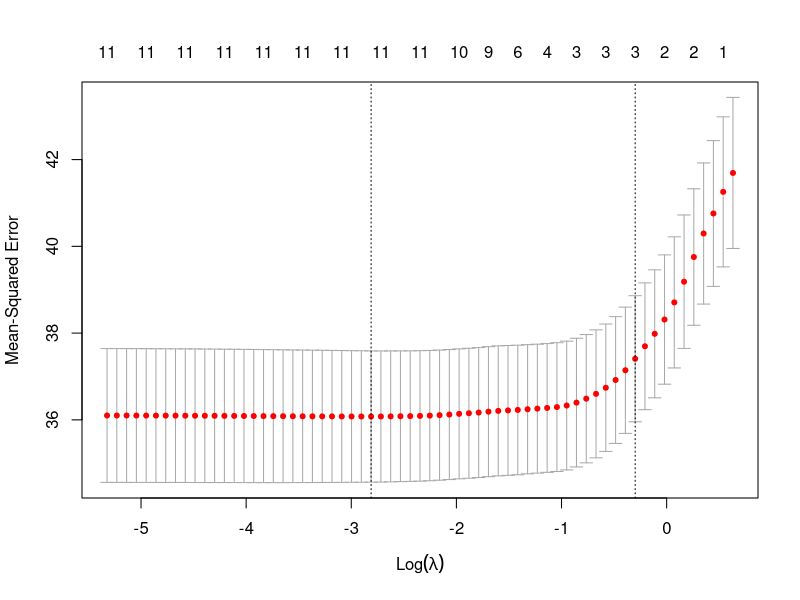
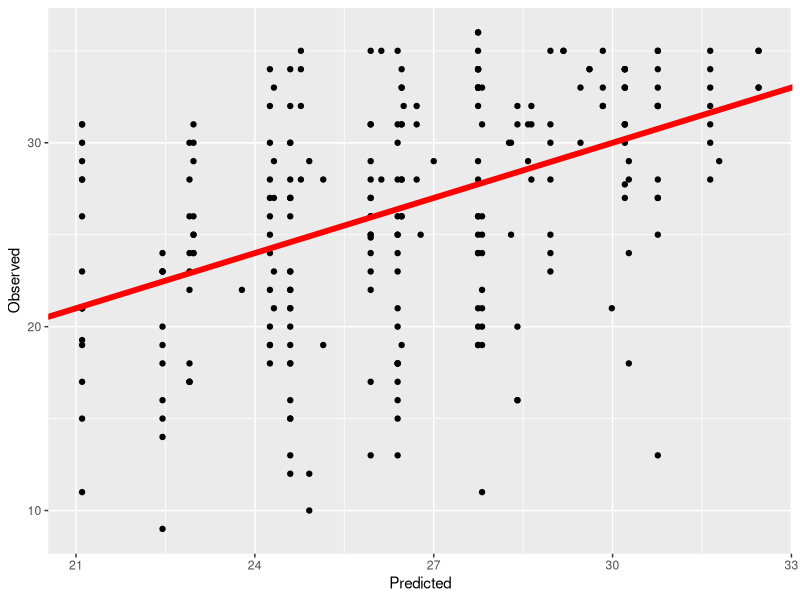
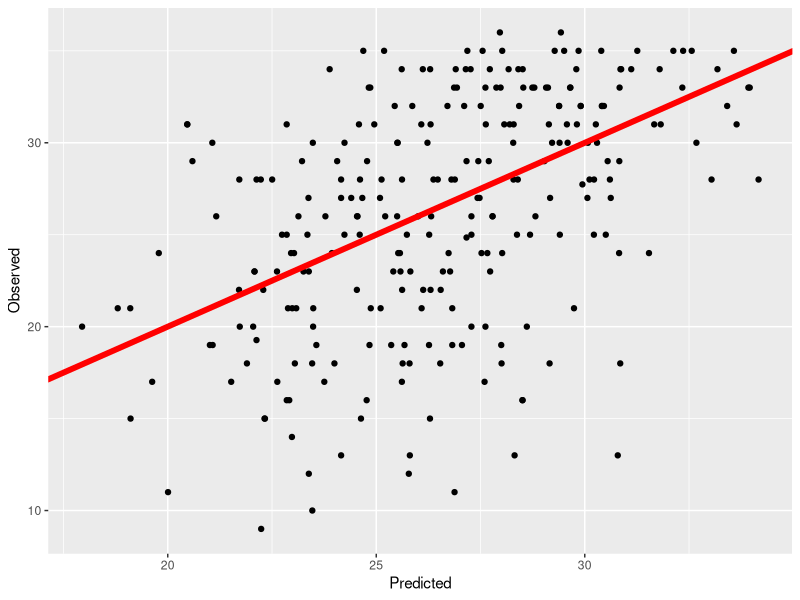
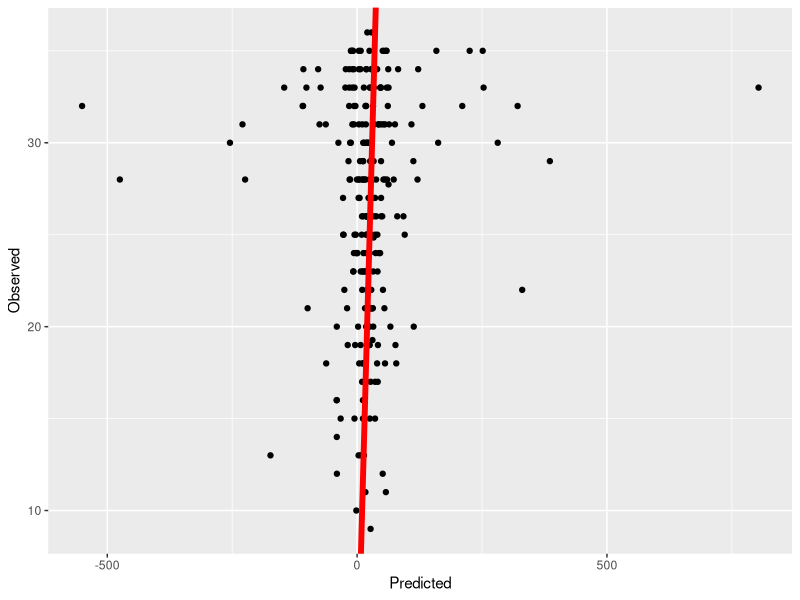
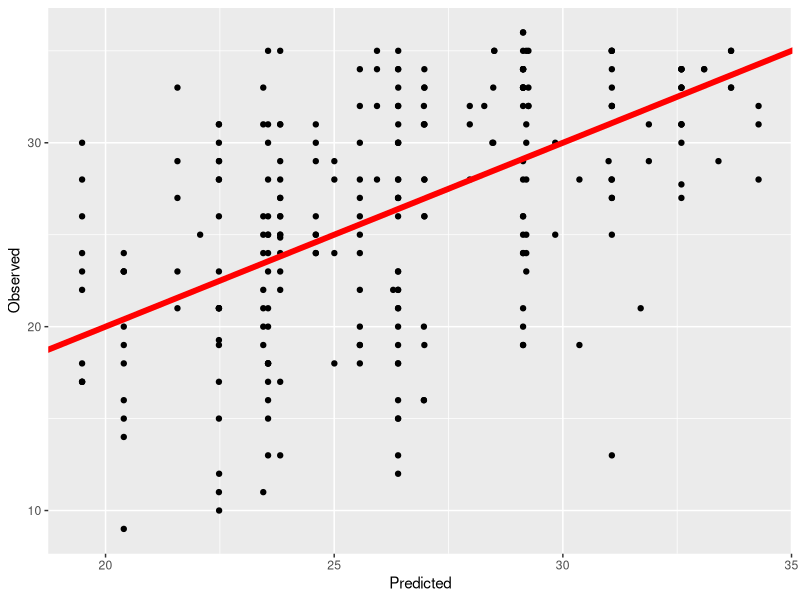

These charts were generated, in order, by the following R code:
library(glmnet)
setwd("M:/NexusDesktop/stat331-finalproject")
#load in data
data<-read.csv('Data/train.csv')
data<-subset(data, select = -c(X,ID) )
#Checking for Nans
nan_count <-sapply(data, function(data) sum(length(which(is.na(data)))))
nan_count <- data.frame(nan_count)
nan_count
preg<-read.csv('Data/preg_data.csv')

loc_preg<-c(names(preg))
#data for pregnancy variables under lifestyle family
preg_data<-data[loc_preg]
#splitting data into train and valid
train_val <- function(data) {
  library(caret)
  set.seed(331)
  random_sample <- createDataPartition(data$hs_correct_raven, p = 0.8, 
                                       list = FALSE)
  training_data  <- data[random_sample, ]
  validation_data <- data[-random_sample, ]
  list(train = training_data, validation = validation_data)
}
train_data<-train_val(preg_data)$train
validation_data<-train_val(preg_data)$validation
#we use train_data to do feature selection
set.seed(331)
#Lasso
x<-data.matrix(train_data[,c("e3_alcpreg_yn_None" , "h_cereal_preg_Ter" ,
                       "h_dairy_preg_Ter" ,   "h_fastfood_preg_Ter",
                       "h_fish_preg_Ter" ,    "h_folic_t1_None"   ,  
                       "h_fruit_preg_Ter"   , "h_legume_preg_Ter"  , 
                       "h_meat_preg_Ter" ,   
                       "h_pamod_t3_None" ,    "h_pavig_t3_None"  ,   
                       "h_veg_preg_Ter")])

cv_model <- cv.glmnet(x, train_data$hs_correct_raven, alpha = 1)
best_lambda <- cv_model$lambda.min
best_lambda

plot(cv_model) 

best_model <- glmnet(x, train_data$hs_correct_raven, alpha = 1, lambda = best_lambda)
coef(best_model)

test_cov_ind<-which(coef(best_model)==0)
excluding_var<-c()
for (i in test_cov_ind){
  excluding_var <- c(excluding_var, names(train_data[i]))
}
print("cov that we may exclude")
print(excluding_var)

##Models
#fitting the full model
lmfull <- lm(validation_data$hs_correct_raven ~ ., data=validation_data)
#fitting to a constant
lm<- lm(validation_data$hs_correct_raven ~ 1, data=validation_data)
#Lasso
lm_lasso<-lm(validation_data$hs_correct_raven~e3_alcpreg_yn_None+h_cereal_preg_Ter+
             h_dairy_preg_Ter +h_fastfood_preg_Ter+
             h_fish_preg_Ter+ h_folic_t1_None+ 
             h_fruit_preg_Ter+h_legume_preg_Ter+ 
             h_meat_preg_Ter+
             h_pamod_t3_None+h_pavig_t3_None,data = validation_data)
#step-wise

system.time({
  Mstep <- step(object = lm,
                scope = list(lower = lm, upper = lmfull), 
                direction = "both", trace = 1)
})
lm_stepwise<-lm(validation_data$hs_correct_raven ~ h_cereal_preg_Ter + h_fastfood_preg_Ter + 
                  h_legume_preg_Ter + h_folic_t1_None,data = validation_data)

#interactions
#lasso coeff
lm_lasso_inter<-lm(validation_data$hs_correct_raven~(e3_alcpreg_yn_None+h_cereal_preg_Ter+
               h_dairy_preg_Ter +h_fastfood_preg_Ter+
               h_fish_preg_Ter+ h_folic_t1_None+ 
               h_fruit_preg_Ter+h_legume_preg_Ter+ 
               h_meat_preg_Ter+
               h_pamod_t3_None+h_pavig_t3_None)^2,data = validation_data)
#stepwise
lm_stepwise_inter<-lm(validation_data$hs_correct_raven ~ (h_cereal_preg_Ter + h_fastfood_preg_Ter + 
                  h_legume_preg_Ter + h_folic_t1_None)^2,data = validation_data)

#comparing models
#Adjusted R^2
summary(lmfull)$adj.r.squared
summary(lm_lasso)$adj.r.squared
summary(lm_stepwise)$adj.r.squared
summary(lm_lasso_inter)$adj.r.sqaured#highest R squared
summary(lm_stepwise_inter)$adj.r.squared
#AIC
AIC(lmfull)#highest AIC
AIC(lm_lasso)
AIC(lm_stepwise)
AIC(lm_lasso_inter)#lowest AIC
AIC(lm_stepwise_inter)
#BIC
BIC(lmfull)
BIC(lm_lasso)
BIC(lm_stepwise)#lowest
BIC(lm_lasso_inter)#highest BIC
BIC(lm_stepwise_inter)


##Prediction
test_data<-read.csv('Data/test.csv')
test_data<-subset(test_data, select = -c(X,ID) )
test_data<-test_data[loc_preg]

predict(lm_stepwise, test_data, type="response")
mean((test_data$hs_correct_raven-predict(lm_stepwise, test_data, type="response")
)^2)


data_mod <- data.frame(Predicted = predict(lm_stepwise, test_data, type="response"),  # Create data for ggplot2
                       Observed = test_data$hs_correct_raven)

ggplot(data_mod,                                     # Draw plot using ggplot2 package
       aes(x = Predicted,
           y = Observed)) +
  geom_point() +
  geom_abline(intercept = 0,
              slope = 1,
              color = "red",
              size = 2)

data_mod2 <- data.frame(Predicted = predict(lm_lasso,test_data,type = "response"),  # Create data for ggplot2
                       Observed = test_data$hs_correct_raven)

ggplot(data_mod2,                                     # Draw plot using ggplot2 package
       aes(x = Predicted,
           y = Observed)) +
  geom_point() +
  geom_abline(intercept = 0,
              slope = 1,
              color = "red",
              size = 2)



data_mod3 <- data.frame(Predicted = predict(lm_lasso_inter,test_data,type = "response"),  # Create data for ggplot2
                        Observed = test_data$hs_correct_raven)

ggplot(data_mod3,                                     # Draw plot using ggplot2 package
       aes(x = Predicted,
           y = Observed)) +
  geom_point() +
  geom_abline(intercept = 0,
              slope = 1,
              color = "red",
              size = 2)
#79.90624
data_mod3 <- data.frame(Predicted = predict(lm_stepwise_inter,test_data,type = "response"),  # Create data for ggplot2
                        Observed = test_data$hs_correct_raven)

ggplot(data_mod3,                                     # Draw plot using ggplot2 package
       aes(x = Predicted,
           y = Observed)) +
  geom_point() +
  geom_abline(intercept = 0,
              slope = 1,
              color = "red",
              size = 2)
#55.99693



